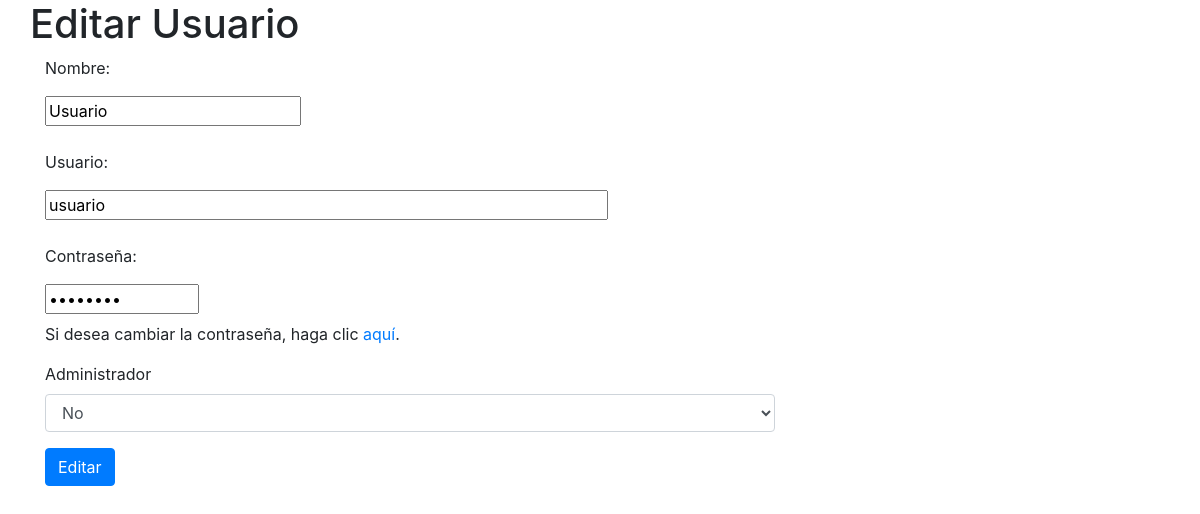
/editarUsu.php?id=32, run on the app's committed database.
### tables this page shows
CREATE TABLE `usuarios` (
  `id_usuario` int(11) NOT NULL,
  `Nombre` varchar(150) NOT NULL,
  `Usuario` varchar(100) NOT NULL,
  `Password` varchar(100) NOT NULL,
  `Administrador` set('Si','No') NOT NULL
);

### editarUsu.php (the view, shortened to what this page needs)
<?php
require 'conexion.php';
$id = $_GET['id'];
$sql = "SELECT * FROM usuarios WHERE id_usuario=$id LIMIT 1";
$resultado = $mysqli->query($sql);
$fila = $resultado->fetch_assoc();
?>
<!doctype html>
<html lang="es">
<head>
    <link rel="stylesheet" href="css/bootstrap.min.css">
    <link rel="stylesheet" href="css/styles.css">
    <link rel="stylesheet" href="css/jquery.dataTables.min.css">
</head>
<body>
    <div class="container">
        <div class="row">
            <h1>Editar Usuario</h1>
        </div>
        <div class="row">
            <div class="col-md-8">
                <form id="registro" name="registro" autocomplete="off" action="editarUsu2.php" method="post">
                    <div class="form-group">
                        <label>
                            <p>Nombre:</p>
                            <input type="text" name="nombre" maxlength="20" size="20" required value="<?php echo $fila['Nombre'] ?>">
                        </label>
                    </div>
                    <div class="form-group">
                        <label>
                            <p>Usuario:</p>
                            <input type="text" name="usuario" maxlength="50" size="50" required value="<?php echo $fila['Usuario'] ?>">
                        </label>
                    </div>
                    <div class="form-group">
                        <label>
                            <p>Contraseña:</p>
                            <input type="password" name="passwd" maxlength="10" size="10" required readonly value="********">
                        </label>
                        <p>Si desea cambiar la contraseña, haga clic <a href="cambiarPassword.php?id=<?php echo $id ?>">aquí</a>.</p>
                    </div>
                    <div class="form-group">
                        <label for="administrador">Administrador</label>
                        <select name="administrador" id="administrador" class="form-control" required>
                            <option value="No" <?php if($fila['Administrador'] == 'No') echo 'selected'; ?>>No</option>
                        </select>
                    </div>
                    <div class="form-group">
                        <input type="submit" class="btn btn-primary" value="Editar">
                    </div>
                </form>
            </div>
        </div>
    </div>
</body>
</html>

### data on the page
usuarios: nombre "Usuario", usuario "usuario", administrador "No"
